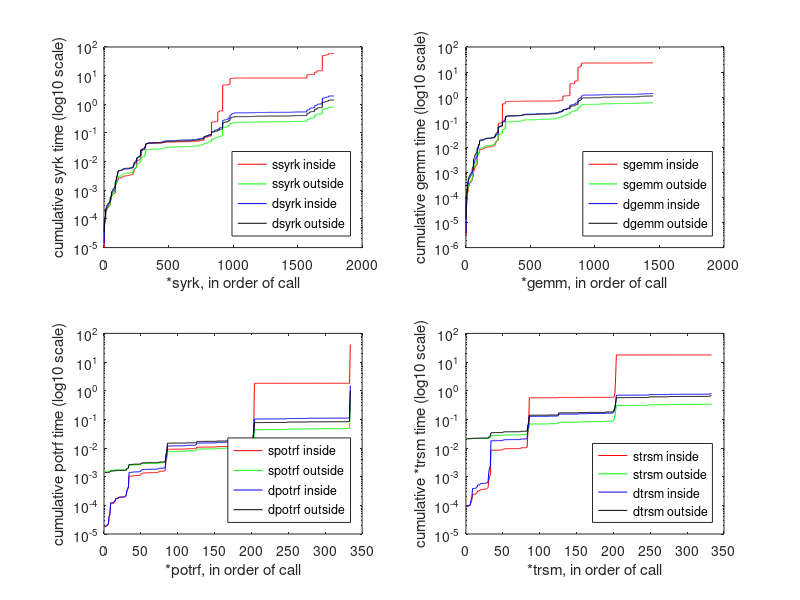
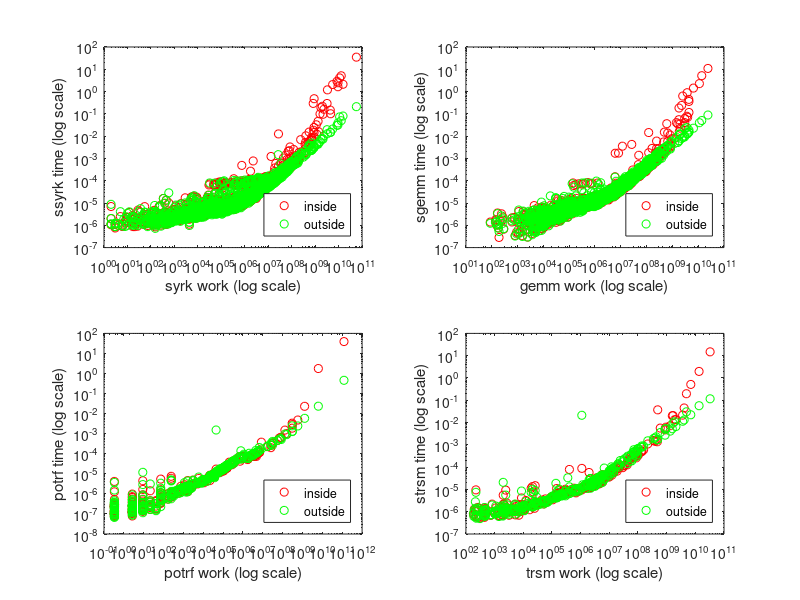
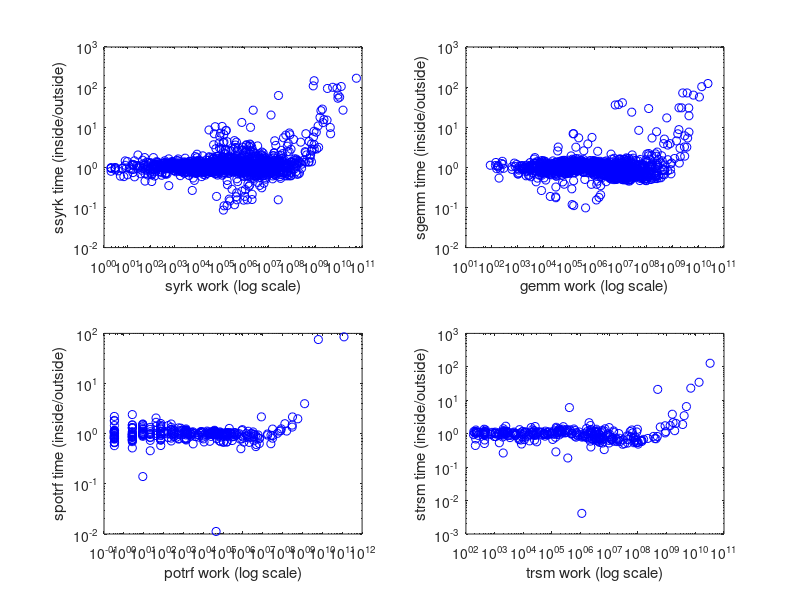

The MATLAB script that drew these images, in order:

clear all

% from 'make large', not in MATLAB
outside = load ('blas_dump.txt') ;

% from 'go_nd12k' in MATLAB
inside = load ('MATLAB/blas_dump.txt') ;

%    Each line contains the 10 space-delimited values:
%
%    1   kernel      see blas_legend.txt (0 to 15)
%    2   4 or 8      sizeof (blas integer), always 8 for MATLAB
%    3   4 or 8      size of the index in a sparse matrix, always 8 for MATLAB;
%                    cholmod_*i_simple will report 4.
%    4:6   m,n,k       sizes of the matrices (0 if not used)
%    7:9  lda,ldb,ldc leading dimensions (0 if not used)
%    10    time        time for this call to the BLAS / LAPACK

%-------------------------------------------------------------------------------
% outside MATLAB, double results:
%-------------------------------------------------------------------------------

% analyze   time:      2.135 sec
% factorize time:      5.085 sec
% solve     time:      0.106 sec
% total     time:      7.326 sec
% CHOLMOD BLAS statistics:
% SYRK  CPU calls         1783 time   1.3997e+00
% GEMM  CPU calls         1450 time   1.1142e+00
% POTRF CPU calls          334 time   9.9486e-01
% TRSM  CPU calls          333 time   6.7501e-01
% total time in the BLAS:   4.1838e+00

dsyrk_outside  = outside (find (outside (:,1) == 0), :) ;
dgemm_outside  = outside (find (outside (:,1) == 4), :) ;
dpotrf_outside = outside (find (outside (:,1) == 8), :) ;
dtrsm_outside  = outside (find (outside (:,1) == 12), :) ;

dsyrk_outside_time  = dsyrk_outside (:,10) ;
dgemm_outside_time  = dgemm_outside (:,10) ;
dpotrf_outside_time = dpotrf_outside (:,10) ;
dtrsm_outside_time  = dtrsm_outside (:,10) ;

fprintf ('\n') ;
fprintf ('total dsyrk  time, outside: %g\n', sum (dsyrk_outside_time)) ;
fprintf ('total dgemm  time, outside: %g\n', sum (dgemm_outside_time)) ;
fprintf ('total dpotrf time, outside: %g\n', sum (dpotrf_outside_time)) ;
fprintf ('total dtrsm  time, outside: %g\n', sum (dtrsm_outside_time)) ;
fprintf ('total BLAS   time, outside: %g\n', ...
 sum (dsyrk_outside_time) + sum (dgemm_outside_time) + ...
 sum (dpotrf_outside_time) + sum (dtrsm_outside_time)) ;

% get work for dsyrk/ssyrk
n_syrk = dsyrk_outside (:,4) ;
k_syrk = dsyrk_outside (:,5) ;
syrk_work = n_syrk .* n_syrk .* (k_syrk+1) ;

% get work for dgemm/sgemm
m_gemm = dgemm_outside (:,4) ;
n_gemm = dgemm_outside (:,5) ;
k_gemm = dgemm_outside (:,6) ;
gemm_work = (m_gemm .* n_gemm .* k_gemm) * 2 ;

% get work for dpotrf/spotrf
n_potrf = dpotrf_outside (:,4) ;
potrf_work = (n_potrf .* n_potrf .* n_potrf) / 3 ;

% get work for dtrsm/strsm
m_trsm = dtrsm_outside (:,4) ;
n_trsm = dtrsm_outside (:,5) ;
trsm_work = m_trsm .* n_trsm .* n_trsm ;

%-------------------------------------------------------------------------------
% outside MATLAB, single results:
%-------------------------------------------------------------------------------

% analyze   time:      2.375 sec
% factorize time:      2.814 sec
% solve     time:      0.046 sec
% total     time:      5.236 sec
% CHOLMOD BLAS statistics:
% SYRK  CPU calls         1783 time   7.9215e-01
% GEMM  CPU calls         1450 time   5.9799e-01
% POTRF CPU calls          334 time   5.0774e-01
% TRSM  CPU calls          333 time   3.5276e-01
% total time in the BLAS:   2.2506e+00

ssyrk_outside  = outside (find (outside (:,1) == 1), :) ;
sgemm_outside  = outside (find (outside (:,1) == 5), :) ;
spotrf_outside = outside (find (outside (:,1) == 9), :) ;
strsm_outside  = outside (find (outside (:,1) == 13), :) ;

ssyrk_outside_time  = ssyrk_outside (:,10) ;
sgemm_outside_time  = sgemm_outside (:,10) ;
spotrf_outside_time = spotrf_outside (:,10) ;
strsm_outside_time  = strsm_outside (:,10) ;

fprintf ('\n') ;
fprintf ('total ssyrk  time, outside: %g\n', sum (ssyrk_outside_time)) ;
fprintf ('total sgemm  time, outside: %g\n', sum (sgemm_outside_time)) ;
fprintf ('total spotrf time, outside: %g\n', sum (spotrf_outside_time)) ;
fprintf ('total strsm  time, outside: %g\n', sum (strsm_outside_time)) ;
fprintf ('total BLAS   time, outside: %g\n', ...
 sum (ssyrk_outside_time) + sum (sgemm_outside_time) + ...
 sum (spotrf_outside_time) + sum (strsm_outside_time)) ;

%-------------------------------------------------------------------------------
% inside MATLAB, double results:
%-------------------------------------------------------------------------------

% time for x=A\b (in double):        9.82203 sec
% analyze time: 2.62621 sec
% factorize time: 7.25898 sec
% solve time: 0.125075 sec
% CHOLMOD BLAS statistics:
% SYRK  CPU calls         1783 time   1.9567e+00
% GEMM  CPU calls         1450 time   1.3923e+00
% POTRF CPU calls          334 time   1.5183e+00
% TRSM  CPU calls          333 time   8.0667e-01
% total time in the BLAS:   5.6740e+00
% time for x=cholmod2(A,b) (double): 10.0717 sec

dsyrk_inside  = inside (find (inside (:,1) == 0), :) ;
dgemm_inside  = inside (find (inside (:,1) == 4), :) ;
dpotrf_inside = inside (find (inside (:,1) == 8), :) ;
dtrsm_inside  = inside (find (inside (:,1) == 12), :) ;

dsyrk_inside_time  = dsyrk_inside (:,10) ;
dgemm_inside_time  = dgemm_inside (:,10) ;
dpotrf_inside_time = dpotrf_inside (:,10) ;
dtrsm_inside_time  = dtrsm_inside (:,10) ;

fprintf ('\n') ;
fprintf ('total dsyrk  time,  inside: %g\n', sum (dsyrk_inside_time)) ;
fprintf ('total dgemm  time,  inside: %g\n', sum (dgemm_inside_time)) ;
fprintf ('total dpotrf time,  inside: %g\n', sum (dpotrf_inside_time)) ;
fprintf ('total dtrsm  time,  inside: %g\n', sum (dtrsm_inside_time)) ;
fprintf ('total BLAS   time,  inside: %g\n', ...
 sum (dsyrk_inside_time) + sum (dgemm_inside_time) + ...
 sum (dpotrf_inside_time) + sum (dtrsm_inside_time)) ;

%-------------------------------------------------------------------------------
% inside MATLAB, single results:
%-------------------------------------------------------------------------------

% analyze time: 2.63795 sec
% factorize time: 142.123 sec
% solve time: 0.0919384 sec
% CHOLMOD BLAS statistics:
% SYRK  CPU calls         1783 time   5.9033e+01
% GEMM  CPU calls         1450 time   2.3369e+01
% POTRF CPU calls          334 time   4.0921e+01
% TRSM  CPU calls          333 time   1.7772e+01
% total time in the BLAS:   1.4109e+02
% time for x=cholmod2(A,b) (single): 144.914 sec

ssyrk_inside  = inside (find (inside (:,1) == 1), :) ;
sgemm_inside  = inside (find (inside (:,1) == 5), :) ;
spotrf_inside = inside (find (inside (:,1) == 9), :) ;
strsm_inside  = inside (find (inside (:,1) == 13), :) ;

ssyrk_inside_time  = ssyrk_inside (:,10) ;
sgemm_inside_time  = sgemm_inside (:,10) ;
spotrf_inside_time = spotrf_inside (:,10) ;
strsm_inside_time  = strsm_inside (:,10) ;

fprintf ('\n') ;
fprintf ('total ssyrk  time,  inside: %g\n', sum (ssyrk_inside_time)) ;
fprintf ('total sgemm  time,  inside: %g\n', sum (sgemm_inside_time)) ;
fprintf ('total spotrf time,  inside: %g\n', sum (spotrf_inside_time)) ;
fprintf ('total strsm  time,  inside: %g\n', sum (strsm_inside_time)) ;
fprintf ('total BLAS   time,  inside: %g\n', ...
 sum (ssyrk_inside_time) + sum (sgemm_inside_time) + ...
 sum (spotrf_inside_time) + sum (strsm_inside_time)) ;

whos

%-------------------------------------------------------------------------------
% compare results: 
%-------------------------------------------------------------------------------

%-------------------------------------------------------------------------------
% figure 1 
%-------------------------------------------------------------------------------

% x axis is each call to the BLAS/LAPACK, in order.
% y axis is the cumulative sum of the run time in that BLAS/LAPACK method.

figure (1)
clf

subplot (2,2,1)
nsyrk = length (ssyrk_outside)
semilogy ((1:nsyrk), cumsum (ssyrk_inside_time), 'r') ;
hold on
semilogy ((1:nsyrk), cumsum (ssyrk_outside_time), 'g') ;
semilogy ((1:nsyrk), cumsum (dsyrk_inside_time), 'b') ;
semilogy ((1:nsyrk), cumsum (dsyrk_outside_time), 'k') ;
xlabel ('*syrk, in order of call') ;
ylabel ('cumulative syrk time (log10 scale)') ;
legend ('ssyrk inside', 'ssyrk outside', ...
         'dsyrk inside', 'dsyrk outside', ...
         'Location', 'SouthEast') ;

subplot (2,2,2)
ngemm = length (sgemm_outside)
semilogy ((1:ngemm), cumsum (sgemm_inside_time), 'r') ;
hold on
semilogy ((1:ngemm), cumsum (sgemm_outside_time), 'g') ;
semilogy ((1:ngemm), cumsum (dgemm_inside_time), 'b') ;
semilogy ((1:ngemm), cumsum (dgemm_outside_time), 'k') ;
xlabel ('*gemm, in order of call') ;
ylabel ('cumulative gemm time (log10 scale)') ;
legend ('sgemm inside', 'sgemm outside', ...
         'dgemm inside', 'dgemm outside', ...
         'Location', 'SouthEast') ;

subplot (2,2,3)
npotrf = length (spotrf_outside)
semilogy ((1:npotrf), cumsum (spotrf_inside_time), 'r') ;
hold on
semilogy ((1:npotrf), cumsum (spotrf_outside_time), 'g') ;
semilogy ((1:npotrf), cumsum (dpotrf_inside_time), 'b') ;
semilogy ((1:npotrf), cumsum (dpotrf_outside_time), 'k') ;
xlabel ('*potrf, in order of call') ;
ylabel ('cumulative potrf time (log10 scale)') ;
legend ('spotrf inside', 'spotrf outside', ...
         'dpotrf inside', 'dpotrf outside', ...
         'Location', 'SouthEast') ;

subplot (2,2,4)
ntrsm = length (strsm_outside)
semilogy ((1:ntrsm), cumsum (strsm_inside_time), 'r') ;
hold on
semilogy ((1:ntrsm), cumsum (strsm_outside_time), 'g') ;
semilogy ((1:ntrsm), cumsum (dtrsm_inside_time), 'b') ;
semilogy ((1:ntrsm), cumsum (dtrsm_outside_time), 'k') ;
xlabel ('*trsm, in order of call') ;
ylabel ('cumulative *trsm time (log10 scale)') ;
legend ('strsm inside', 'strsm outside', ...
         'dtrsm inside', 'dtrsm outside', ...
         'Location', 'SouthEast') ;

%-------------------------------------------------------------------------------
% figure 2
%-------------------------------------------------------------------------------

% x axis is amount of work in the BLAS/LAPACK call
% y axis is the run time of that call inside

figure (2)
clf

subplot (2,2,1)
loglog (syrk_work, ssyrk_inside_time, 'ro') ;
hold on
loglog (syrk_work, ssyrk_outside_time, 'go') ;
xlabel ('syrk work (log scale)') ;
ylabel ('ssyrk time (log scale)') ;
legend ('inside', 'outside', 'Location', 'SouthEast') ;

subplot (2,2,2)
loglog (gemm_work, sgemm_inside_time, 'ro') ;
hold on
loglog (gemm_work, sgemm_outside_time, 'go') ;
xlabel ('gemm work (log scale)') ;
ylabel ('sgemm time (log scale)') ;
legend ('inside', 'outside', 'Location', 'SouthEast') ;

subplot (2,2,3)
loglog (potrf_work, spotrf_inside_time, 'ro') ;
hold on
loglog (potrf_work, spotrf_outside_time, 'go') ;
xlabel ('potrf work (log scale)') ;
ylabel ('potrf time (log scale)') ;
legend ('inside', 'outside', 'Location', 'SouthEast') ;

subplot (2,2,4)
loglog (trsm_work, strsm_inside_time, 'ro') ;
hold on
loglog (trsm_work, strsm_outside_time, 'go') ;
xlabel ('trsm work (log scale)') ;
ylabel ('strsm time (log scale)') ;
legend ('inside', 'outside', 'Location', 'SouthEast') ;

%-------------------------------------------------------------------------------
% figure 3
%-------------------------------------------------------------------------------

% x axis is amount of work in the BLAS/LAPACK call
% y axis is the run time of that call inside divided by outside

figure (3)
clf

subplot (2,2,1)
loglog (syrk_work, ssyrk_inside_time ./ ssyrk_outside_time, 'bo') ;
xlabel ('syrk work (log scale)') ;
ylabel ('ssyrk time (inside/outside)') ;

subplot (2,2,2)
loglog (gemm_work, sgemm_inside_time ./ sgemm_outside_time, 'bo') ;
xlabel ('gemm work (log scale)') ;
ylabel ('sgemm time (inside/outside)') ;

subplot (2,2,3)
loglog (potrf_work, spotrf_inside_time ./ spotrf_outside_time, 'bo') ;
xlabel ('potrf work (log scale)') ;
ylabel ('spotrf time (inside/outside)') ;

subplot (2,2,4)
loglog (trsm_work, strsm_inside_time ./ strsm_outside_time, 'bo') ;
xlabel ('trsm work (log scale)') ;
ylabel ('strsm time (inside/outside)') ;

%-------------------------------------------------------------------------------
% worst cases
%-------------------------------------------------------------------------------

ssyrk_rel  = (ssyrk_inside_time ./ ssyrk_outside_time) ;
sgemm_rel  = (sgemm_inside_time ./ sgemm_outside_time) ;
spotrf_rel = (spotrf_inside_time ./ spotrf_outside_time) ;
strsm_rel  = (strsm_inside_time ./ strsm_outside_time) ;

[bad, i1] = max (ssyrk_rel) ;
[bad, i2] = max (sgemm_rel) ;
[bad, i3] = max (spotrf_rel) ;
[bad, i4] = max (strsm_rel) ;

fprintf ('\nWorst case ssyrk:\n') ;
fprintf ('    n %4d k %4d         inside: %12.6f sec  outside: %12.6f sec\n', ...
    n_syrk (i1), k_syrk (i1), ssyrk_inside_time (i1), ssyrk_outside_time (i1)) ;
fprintf ('    same in dsyrk: inside %12.6f sec, outside %12.6f\n', ...
    dsyrk_inside_time (i1), dsyrk_outside_time (i1)) ;

fprintf ('\nWorst case sgemm:\n') ;
fprintf ('    m %4d n %4d k %4d  inside: %12.6f sec  outside: %12.6f sec\n', ...
    m_gemm (i2), n_gemm (i2), k_gemm (i2), sgemm_inside_time (i2), sgemm_outside_time (i2)) ;
fprintf ('    same in dgemm: inside %12.6f sec, outside %12.6f\n', ...
    dgemm_inside_time (i2), dgemm_outside_time (i2)) ;

fprintf ('\nWorst case spotrf:\n') ;
fprintf ('    n %4d                inside: %12.6f sec  outside: %12.6f sec\n', ...
    n_potrf (i3), spotrf_inside_time (i3), spotrf_outside_time (i3)) ;
fprintf ('    same in dpotrm: inside %12.6f sec, outside %12.6f\n', ...
    dpotrf_inside_time (i3), dpotrf_outside_time (i3)) ;

fprintf ('\nWorst case strsm:\n') ;
fprintf ('    m %4d n %4d         inside: %12.6f sec  outside: %12.6f sec\n', ...
    m_trsm (i4), n_trsm (i4), strsm_inside_time (i4), strsm_outside_time (i4)) ;
fprintf ('    same in strrm: inside %12.6f sec, outside %12.6f\n', ...
    dtrsm_inside_time (i4), dtrsm_outside_time (i4)) ;


